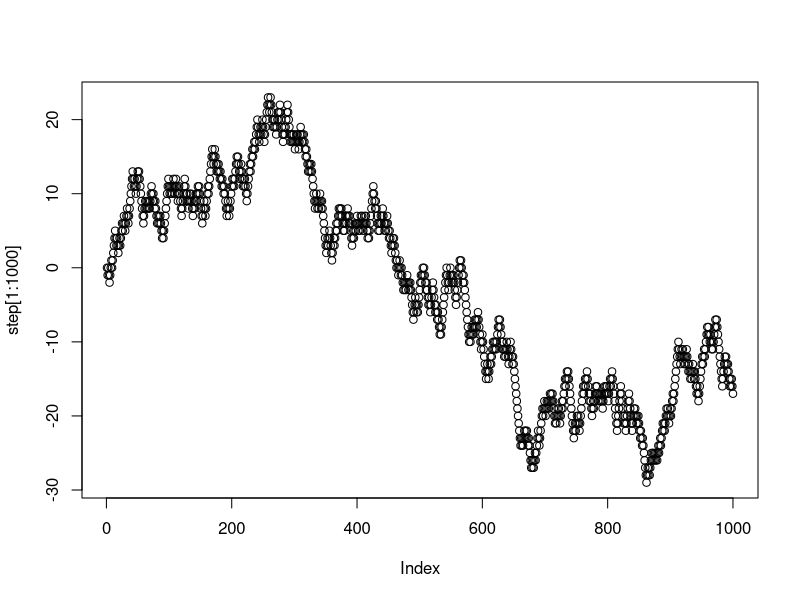
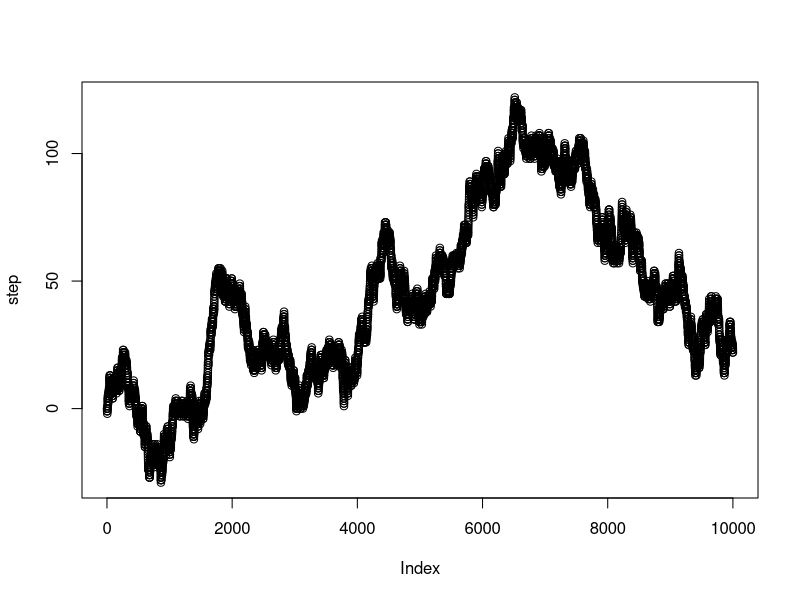

Reproduce these figures in R, in order.
## ---- chunk 1
knitr::opts_chunk$set(echo = TRUE)
## ---- chunk 2
my_paragraph <- "The veiled chameleon (Chamaeleo calyptratus) is a species of chameleon (family Chamaeleonidae) native to the Arabian Peninsula in Yemen and Saudi Arabia. Other common names include cone-head chameleon and Yemen chameleon. The male is 43 to 61 cm (17 to 24 in) long from the snout to the tip of the tail. The female is shorter, no more than about 35 cm (14 in), but it has a thicker body. Both sexes have a casque on the head which grows larger as the chameleon matures, reaching about 5 cm (2.0 in) in the largest adults. Newly hatched young are pastel green in color and develop stripes as they grow. Adult females are green with white, orange, yellow, or tan mottling."

paragraph_letters <- unlist(strsplit(my_paragraph, split = ""))
lower_case <- tolower(paragraph_letters)
letter_counts <- table(lower_case)
letter_counts <- as.data.frame(letter_counts)

library(dplyr)

final <- letter_counts %>%
  filter(lower_case %in% letters == TRUE)

total_letters <- sum(final$Freq)

final <- final %>%
  mutate(probabilities = Freq/total_letters)

knitr::kable(final)

## ---- chunk 3

test_sample <- sample(x = final$lower_case, size = 5 , replace=TRUE, prob = final$probabilities)

my_letters <- sample(final$lower_case,50*5,replace=TRUE, prob = 
                       final$probabilities)

# turn the vector into a matrix with 5 columns
my_strings <- matrix(my_letters, ncol=5)

# each row is a word, need to collapse the column to create a string
paste(my_strings[1,], collapse="")
#> [1] "ughpw"

# loop to collapse all of the rows into words
random_strings <-c()
for(i in 1:dim(my_strings)[1]){
  random_strings[i] <- paste(my_strings[i,], collapse="")
}

random_strings

## ---- chunk 4

step <- c(0)
for (i in 1:10000){
  coin_flip <- sample(c(1,-1),1)
  step[i+1] <- step[i]+coin_flip
}

plot(step[1:1000])

## ---- chunk 5
plot(step)
max(step)
min(step)
## ---- chunk 6

